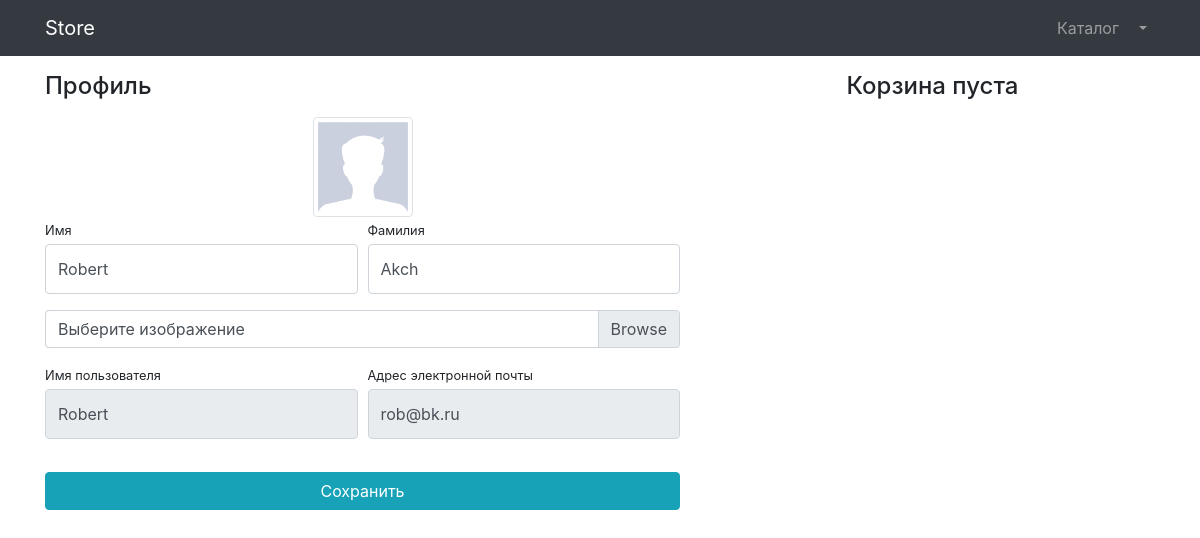
The page /users/profile/ (signed in) on the database as committed earlier.
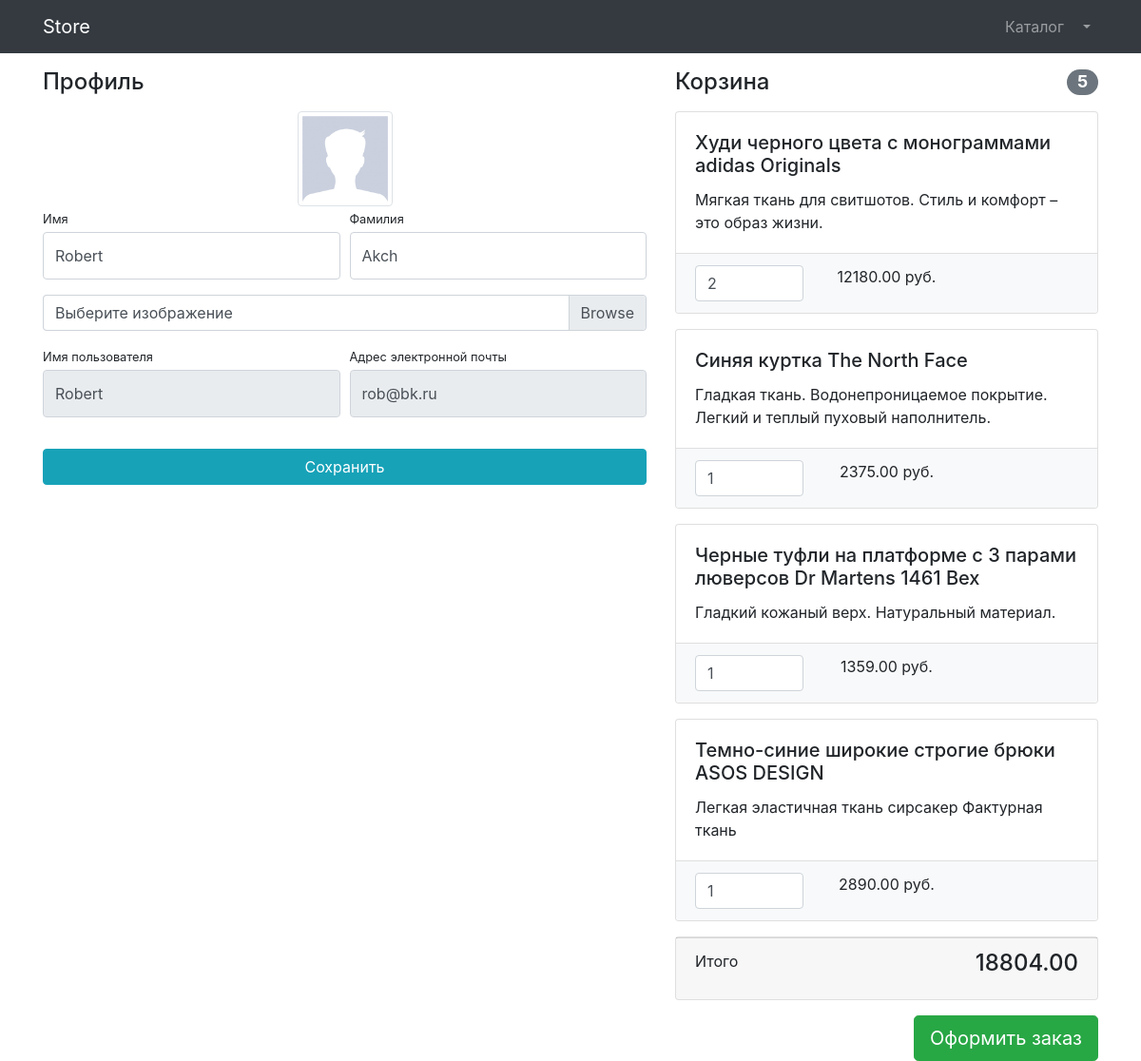
The same page on the database as committed later.
### products/models.py (models this page shows, shortened)
class Basket(models.Model):
    user = models.ForeignKey(to=User, on_delete=models.CASCADE)
    product = models.ForeignKey(to=Product, on_delete=models.CASCADE)
    quantity = models.PositiveIntegerField(default=0)
    created_timestamp = models.DateTimeField(auto_now_add=True)
    objects = BasketQuerySet.as_manager()
    def sum(self):
        return self.product.price * self.quantity

class Product(models.Model):
    name = models.CharField(max_length=256)
    description = models.TextField()
    price = models.DecimalField(max_digits=6, decimal_places=2)
    quantity = models.PositiveIntegerField(default=0)
    image = models.ImageField(upload_to='products_images')
    category = models.ForeignKey(to=ProductCategory, on_delete=models.CASCADE)

### users/views.py (the view)
# urls.py: path('profile/', profile, name='profile'),
@login_required
def profile(request):
    if request.method == 'POST':
        form = UserProfileForm(instance=request.user, data=request.POST, files=request.FILES)
        if form.is_valid():
            form.save()
            return HttpResponseRedirect(reverse('users:profile'))
        else:
            print(form.errors)
    else:
        form = UserProfileForm(instance=request.user)
    baskets = Basket.objects.filter(user=request.user)
    context = {'title': 'Store - Профиль',
               'form': form,
               'baskets': baskets,
               }
    return render(request, 'users/profile.html', context)

### users/forms.py
class UserProfileForm(UserChangeForm):
    first_name = forms.CharField(widget=forms.TextInput(attrs={'class': 'form-control py-4'}))
    last_name = forms.CharField(widget=forms.TextInput(attrs={'class': 'form-control py-4'}))
    image = forms.ImageField(widget=forms.FileInput(attrs={'class': 'custom-file-label'}), required=False)
    username = forms.CharField(widget=forms.TextInput(attrs={'class': 'form-control py-4', 'readonly': True}))
    email = forms.CharField(widget=forms.TextInput(attrs={'class': 'form-control py-4', 'readonly': True}))
    class Meta:
        model = User
        fields = ('first_name', 'last_name', 'image', 'username', 'email')

### products/models.py (called while the page is built)
    def total_sum(self):
        return sum(basket.sum() for basket in self)

    def total_quantity(self):
        return sum(basket.quantity for basket in self)

### users/templates/users/profile.html (shortened to what this page needs)
{% extends 'products/base.html' %}
{% load static %}
{% block css %}
    <link href="{% static '/vendor/css/profile.css'%}" rel="stylesheet">
{% endblock %}
{% block content%}
    <div class="container">
        <div class="row">
            <div class="col-lg-7">
                <h4 class="mt-3 mb-3">Профиль</h4>
                <div class="col-lg-12 text-center">
                    <img width="100" height="100"
                         src="{% if user.image %} {{ user.image.url }} {% else %}  {% static 'vendor/img/users/default_avatar.jpg'%} {% endif %}"
                         class="img-thumbnail">
                </div>
                <form action="{% url 'users:profile' %}" method="post" enctype="multipart/form-data">
                    <div class="form-row">
                        <div class="col-lg-6">
                            <div class="form-group">
                                <label class="small mb-1" for="{{ form.first_name.id_for_label }}">Имя</label>
                                {{ form.first_name }}
                            </div>
                        </div>
                        <div class="col-lg-6">
                            <div class="form-group">
                                <label class="small mb-1" for="{{ form.last_name.id_for_label }}">Фамилия</label>
                                {{ form.last_name }}
                            </div>
                        </div>
                    </div>
                    <div class="form-row mb-2">
                        <div class="col-lg-12">
                            <div class="custom-file">
                                <label class="custom-file-label" for="{{ form.image.id_for_label }}">Выберите
                                    изображение</label>
                            </div>
                        </div>
                    </div>
                    <div class="form-row">
                        <div class="col-lg-6">
                            <label class="small mb-1" for="{{ form.username.id_for_label }}">Имя пользователя</label>
                            {{ form.username }}
                        </div>
                        <div class="col-lg-6">
                            <label class="small mb-1" for="{{ form.email.id_for_label }}">Адрес электронной
                                почты</label>
                            {{ form.email }}
                        </div>
                    </div>
                    <div class="form-row">
                        <div class="col-lg-12" style="margin-top: 33px;">
                            <input class="btn btn-info btn-block" type="submit" value="Сохранить">
                        </div>
                    </div>
                </form>
            </div>
            <div class="col-lg-5">
                {% include 'products/baskets.html' %}
            </div>
        </div>
    </div>
{% endblock%}

### products/templates/products/baskets.html (shortened to what this page needs)
{% if baskets %}
    <h4 class="mt-3 mb-3 d-flex justify-content-between align-items-center mb-3">
                    Корзина <span class="badge badge-secondary badge-pill"> {{ baskets.total_quantity }} </span>
                </h4>
                {% for basket in baskets %}
                    <div class="card mb-3">
                    <div class="card-body">
                        <h5 class="card-title"> {{ basket.product.name }} </h5>
                        <p class="card-text">{{ basket.product.description }} </p>
                    </div>
                    <ul class="list-group list-group-flush">
                        <li class="list-group-item bg-light">
                            <div class="row text-center">
                                <div class="col-lg-4">
                                    <input name="basketID" type="number" class="form-control"
                                           value="{{ basket.quantity }}" min="0">
                                </div>
                                <div class="col-lg-4">{{ basket.sum }} руб.</div>
                                <div class="col-lg-4">
                                </div>
                            </div>
                        </li>
                    </ul>
                </div>
                {% endfor %}
                <div class="card mb-3">
                    <div class="card-footer">
                        <p class="float-left">Итого</p>
                        <h4 class="float-right"> {{ baskets.total_sum }} </h4>
                    </div>
                </div>
                <a class="btn btn-success btn-lg float-right" href="../orders/order-create.html">
                    Оформить заказ
                </a>
{% else %}
    <h4 class="mt-3 mb-3 text-center">
                    Корзина пуста
                </h4>
{% endif %}

Rows that differ between the two databases and show on the page:
added Basket: total_quantity "5", product.name "Худи черного цвета с монограммами adidas Originals", product.description "Мягкая ткань для свитшотов. Стиль и комфорт – это образ жизни.", basketID "2", sum "12180.00", total_sum "18804.00"
added Basket: product.name "Синяя куртка The North Face", product.description "Гладкая ткань. Водонепроницаемое покрытие. Легкий и теплый пуховый наполнитель.", basketID "1", sum "2375.00"
added Basket: product.name "Черные туфли на платформе с 3 парами люверсов Dr Martens 1461 Bex", product.description "Гладкий кожаный верх. Натуральный материал.", basketID "1", sum "1359.00"
added Basket: product.name "Темно-синие широкие строгие брюки ASOS DESIGN", product.description "Легкая эластичная ткань сирсакер Фактурная ткань", basketID "1", sum "2890.00"
Other text that changed with them:
text no longer shown: "Корзина пуста"
text now shown: "Корзина Итого Оформить заказ"
